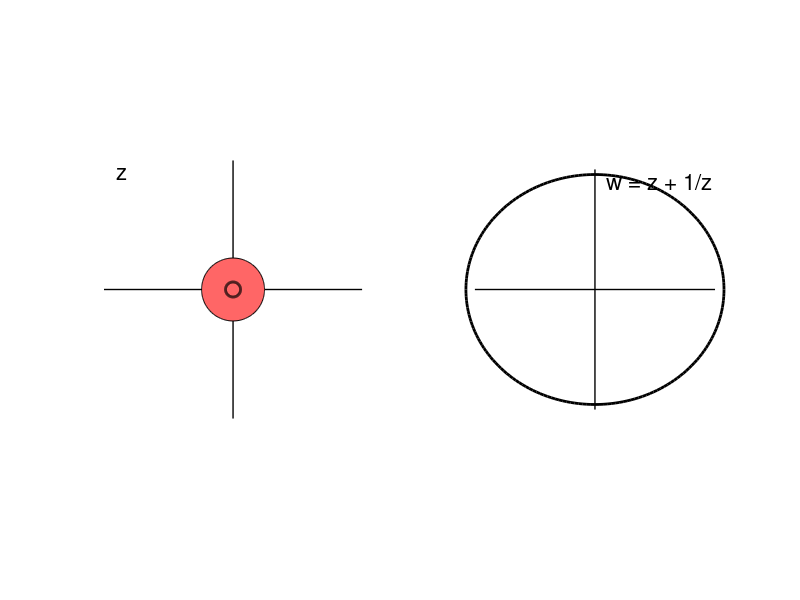

MATLAB code for this plot: (Note: this script raises an error after producing the figure.)
function ellipsemovie
% ELLIPSEMOVIE fixme

L = 4.1;

% parameterize circle
theta = linspace(0,2*pi,201);

figure(1)
clf

% set up z-plane
subplot(1,2,1)
hold on
drawaxes(L)
fill(cos(theta),sin(theta),[1 0.4 0.4])
text(-0.9*L,0.9*L,'z','fontsize',16)
axis equal, axis tight, axis off
hold off
% set up w-plane
subplot(1,2,2)
hold on
drawaxes(L)
text(0.1*L,0.9*L,'w = z + 1/z','fontsize',16)
axis equal, axis tight, axis off
hold off

% initial draw
r = 0.04;
x = r * cos(theta);
y = r * sin(theta);
subplot(1,2,1), hold on
hz = plot(x,y,'k','linewidth',2.0);
A = 1.0 + 1.0/r^2;
B = 1.0 - 1.0/r^2;
subplot(1,2,2), hold on
hw = plot(A*x,B*y,'k','linewidth',2.0);

% redraws
while true
    for r = [0.24:0.02:1 1.05:.05:2 2.1:.1:4]
        % draw circle in z-plane
        x = r * cos(theta);
        y = r * sin(theta);
        set(hz, 'XData', x)
        set(hz, 'YData', y)
        % draw image in w-plane
        A = 1.0 + 1.0/r^2;
        B = 1.0 - 1.0/r^2;
        set(hw, 'XData', A*x)
        set(hw, 'YData', B*y)
        sleep(0.1)
    end
end

end

    function drawaxes(L)
    plot([-L L],[0 0],'k','linewidth',1.0)
    plot([0 0],[-L L],'k','linewidth',1.0)
    end

